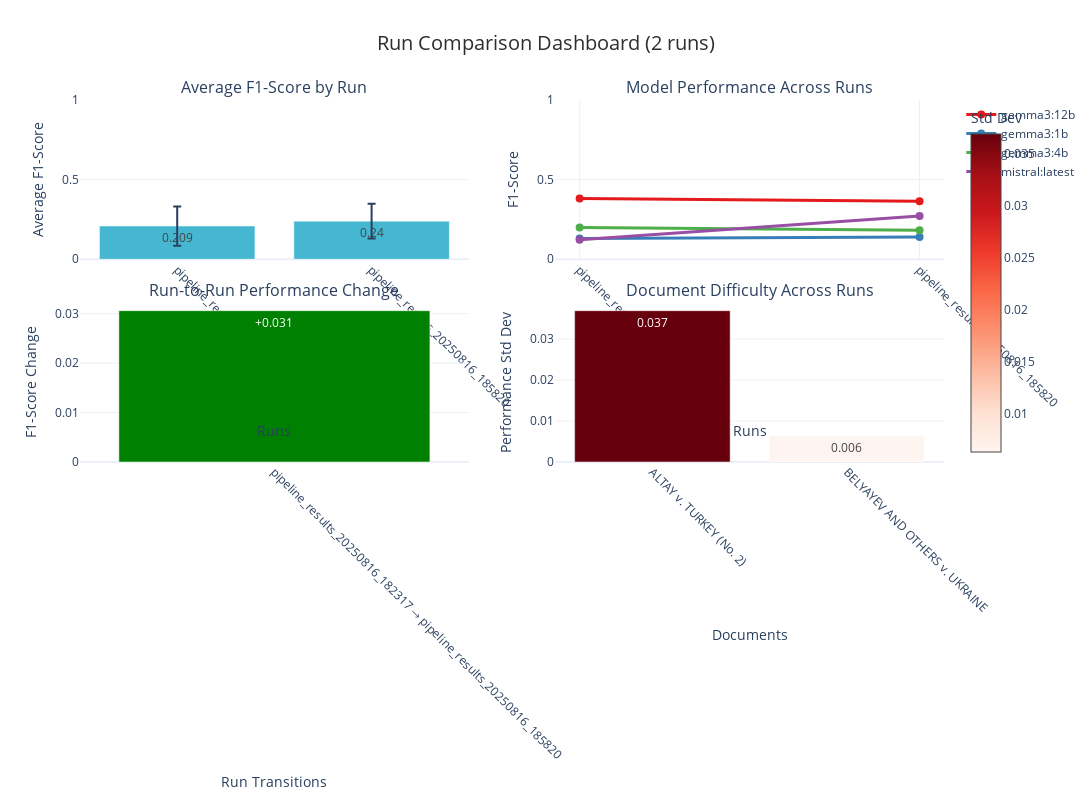
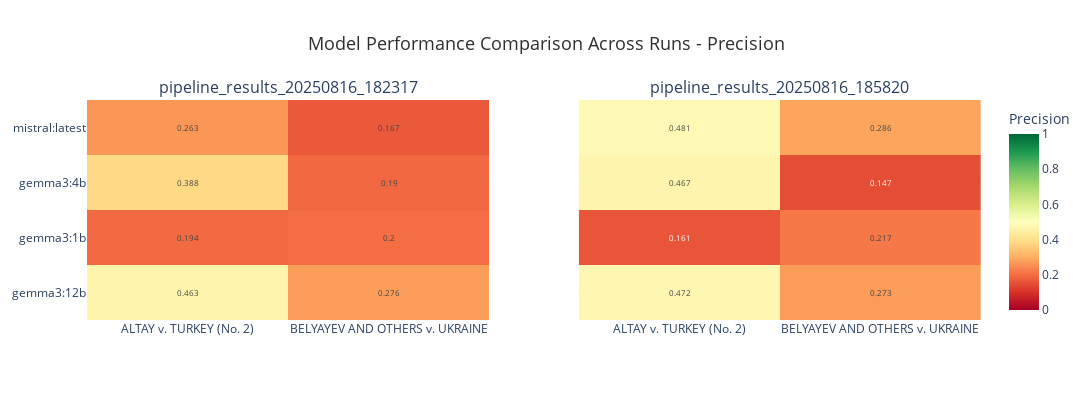
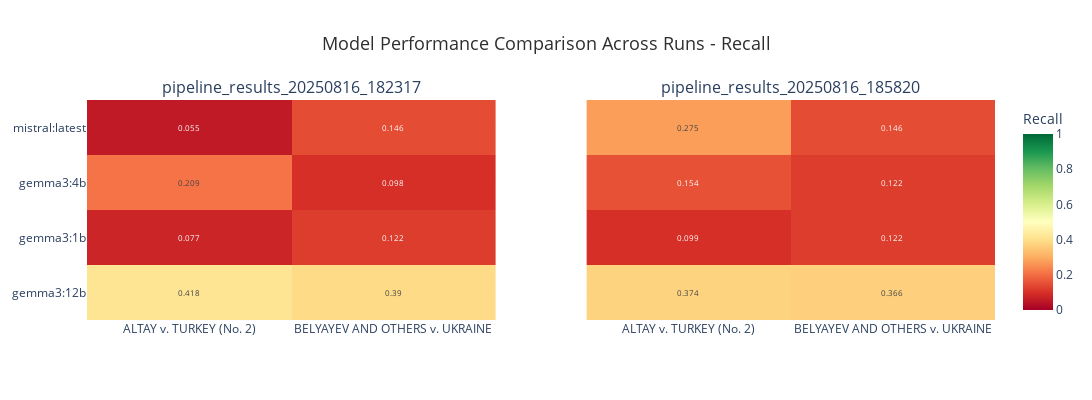

Write notebook code for charts like these, in order.
### Code cell
if 'df' in globals() and not df.empty:
    
    # 4. Run Comparison (if multiple runs selected)
    if len(df['run'].unique()) > 1:
        print("🔄 4. Run Comparison Dashboard")
        run_comparison = create_run_comparison_dashboard(df)
        if run_comparison:
            run_comparison.show()
    
    # 5. Additional Heatmaps for Precision and Recall
    print("📊 5. Additional Performance Heatmaps")
    
    # Filter for main visualization data (Overall + lenient)
    df_main = df[(df['annotation_type'] == 'Overall') & (df['evaluation_mode'] == 'lenient')].copy()
    
    # Precision heatmap
    precision_heatmap = create_performance_heatmap(df_main, 'precision', 'Precision')
    precision_heatmap.show()
    
    # Recall heatmap  
    recall_heatmap = create_performance_heatmap(df_main, 'recall', 'Recall')
    recall_heatmap.show()
    
    # 6. Summary Statistics Table
    print("\n" + "="*80)
    print("📊 PERFORMANCE SUMMARY")
    print("="*80)
    
    # Best model per document
    print("\n🏆 BEST MODEL PER DOCUMENT (by F1-Score):")
    best_per_doc = df.loc[df.groupby('document')['f1_score'].idxmax()][['document', 'model', 'f1_score', 'precision', 'recall']]
    best_per_doc = best_per_doc.sort_values('f1_score', ascending=False)
    display(best_per_doc)
    
    # Overall model ranking
    print("\n🥇 OVERALL MODEL RANKING:")
    model_ranking = df.groupby('model').agg({
        'f1_score': ['mean', 'std', 'min', 'max'],
        'precision': 'mean',
        'recall': 'mean',
        'document': 'count'
    }).round(4)
    model_ranking.columns = ['F1_Mean', 'F1_Std', 'F1_Min', 'F1_Max', 'Precision_Mean', 'Recall_Mean', 'Documents']
    model_ranking = model_ranking.sort_values('F1_Mean', ascending=False)
    display(model_ranking)
    
    # Document difficulty ranking
    print("\n📋 DOCUMENT DIFFICULTY RANKING (Hardest First):")
    doc_ranking = df.groupby('document').agg({
        'f1_score': ['mean', 'std', 'min', 'max'],
        'model': 'count'
    }).round(4)
    doc_ranking.columns = ['F1_Mean', 'F1_Std', 'F1_Min', 'F1_Max', 'Models_Tested']
    doc_ranking = doc_ranking.sort_values('F1_Mean', ascending=True)
    display(doc_ranking)
    
    if len(df['run'].unique()) > 1:
        print("\n🔄 RUN COMPARISON:")
        run_summary = df.groupby('run').agg({
            'f1_score': ['mean', 'std'],
            'precision': 'mean',
            'recall': 'mean',
            'model': 'nunique',
            'document': 'nunique'
        }).round(4)
        run_summary.columns = ['F1_Mean', 'F1_Std', 'Precision_Mean', 'Recall_Mean', 'Models', 'Documents']
        run_summary = run_summary.sort_values('F1_Mean', ascending=False)
        display(run_summary)
    
else:
    print("❌ Please load and process evaluation data first.")

### Figure 1 — Plotly figure (JSON) as saved in the notebook; plotly's stock layout.template omitted (floating-point values rounded to 4 significant figures)
{"data": [{"error_y": {"array": [0.1232, 0.109], "type": "data"}, "marker": {"color": "#45B7D1"}, "name": "F1-Score", "showlegend": false, "text": [0.209, 0.24], "textposition": "auto", "type": "bar", "x": ["pipeline_results_20250816_182317", "pipeline_results_20250816_185820"], "xaxis": "x", "y": [0.2089, 0.2395], "yaxis": "y"}, {"line": {"color": "rgb(228,26,28)", "width": 3}, "marker": {"size": 8}, "mode": "lines+markers", "name": "gemma3:12b", "showlegend": true, "type": "scatter", "x": ["pipeline_results_20250816_182317", "pipeline_results_20250816_185820"], "xaxis": "x2", "y": [0.3813, 0.3648], "yaxis": "y2"}, {"line": {"color": "rgb(55,126,184)", "width": 3}, "marker": {"size": 8}, "mode": "lines+markers", "name": "gemma3:1b", "showlegend": true, "type": "scatter", "x": ["pipeline_results_20250816_182317", "pipeline_results_20250816_185820"], "xaxis": "x2", "y": [0.1309, 0.1393], "yaxis": "y2"}, {"line": {"color": "rgb(77,175,74)", "width": 3}, "marker": {"size": 8}, "mode": "lines+markers", "name": "gemma3:4b", "showlegend": true, "type": "scatter", "x": ["pipeline_results_20250816_182317", "pipeline_results_20250816_185820"], "xaxis": "x2", "y": [0.2002, 0.1824], "yaxis": "y2"}, {"line": {"color": "rgb(152,78,163)", "width": 3}, "marker": {"size": 8}, "mode": "lines+markers", "name": "mistral:latest", "showlegend": true, "type": "scatter", "x": ["pipeline_results_20250816_182317", "pipeline_results_20250816_185820"], "xaxis": "x2", "y": [0.1234, 0.2716], "yaxis": "y2"}, {"marker": {"color": ["green"]}, "name": "Performance Change", "showlegend": false, "text": ["+0.031"], "textposition": "auto", "type": "bar", "x": ["pipeline_results_20250816_182317 → pipeline_results_20250816_185820"], "xaxis": "x3", "y": [0.0306], "yaxis": "y3"}, {"marker": {"color": [0.03691, 0.006365], "colorbar": {"title": {"text": "Std Dev"}}, "colorscale": [[0, "rgb(255,245,240)"], [0.125, "rgb(254,224,210)"], [0.25, "rgb(252,187,161)"], [0.375, "rgb(252,146,114)"], [0.5, "rgb(251,106,74)"], [0.625, "rgb(239,59,44)"], [0.75, "rgb(203,24,29)"], [0.875, "rgb(165,15,21)"], [1, "rgb(103,0,13)"]]}, "name": "Performance Variance", "showlegend": false, "text": [0.037, 0.006], "textposition": "auto", "type": "bar", "x": ["ALTAY v. TURKEY (No. 2)", "BELYAYEV AND OTHERS v. UKRAINE"], "xaxis": "x4", "y": [0.03691, 0.006365], "yaxis": "y4"}], "layout": {"annotations": [{"font": {"size": 16}, "showarrow": false, "text": "Average F1-Score by Run", "x": 0.225, "xanchor": "center", "xref": "paper", "y": 1, "yanchor": "bottom", "yref": "paper"}, {"font": {"size": 16}, "showarrow": false, "text": "Model Performance Across Runs", "x": 0.775, "xanchor": "center", "xref": "paper", "y": 1, "yanchor": "bottom", "yref": "paper"}, {"font": {"size": 16}, "showarrow": false, "text": "Run-to-Run Performance Change", "x": 0.225, "xanchor": "center", "xref": "paper", "y": 0.44, "yanchor": "bottom", "yref": "paper"}, {"font": {"size": 16}, "showarrow": false, "text": "Document Difficulty Across Runs", "x": 0.775, "xanchor": "center", "xref": "paper", "y": 0.44, "yanchor": "bottom", "yref": "paper"}], "height": 800, "title": {"font": {"color": "#2E2E2E", "size": 20}, "text": "Run Comparison Dashboard (2 runs)", "x": 0.5}, "width": 1400, "xaxis": {"anchor": "y", "domain": [0, 0.45], "tickangle": 45, "title": {"text": "Runs"}}, "xaxis2": {"anchor": "y2", "domain": [0.55, 1], "tickangle": 45, "title": {"text": "Runs"}}, "xaxis3": {"anchor": "y3", "domain": [0, 0.45], "tickangle": 45, "title": {"text": "Run Transitions"}}, "xaxis4": {"anchor": "y4", "domain": [0.55, 1], "tickangle": 45, "title": {"text": "Documents"}}, "yaxis": {"anchor": "x", "domain": [0.56, 1], "range": [0, 1], "title": {"text": "Average F1-Score"}}, "yaxis2": {"anchor": "x2", "domain": [0.56, 1], "range": [0, 1], "title": {"text": "F1-Score"}}, "yaxis3": {"anchor": "x3", "domain": [0, 0.44], "title": {"text": "F1-Score Change"}}, "yaxis4": {"anchor": "x4", "domain": [0, 0.44], "title": {"text": "Performance Std Dev"}}}}

### Figure 2 — Plotly figure (JSON) as saved in the notebook; plotly's stock layout.template omitted (floating-point values rounded to 4 significant figures)
{"data": [{"colorbar": {"title": {"text": "Precision"}}, "colorscale": [[0, "rgb(165,0,38)"], [0.1, "rgb(215,48,39)"], [0.2, "rgb(244,109,67)"], [0.3, "rgb(253,174,97)"], [0.4, "rgb(254,224,139)"], [0.5, "rgb(255,255,191)"], [0.6, "rgb(217,239,139)"], [0.7, "rgb(166,217,106)"], [0.8, "rgb(102,189,99)"], [0.9, "rgb(26,152,80)"], [1, "rgb(0,104,55)"]], "showscale": true, "text": [[0.463, 0.276], [0.194, 0.2], [0.388, 0.19], [0.263, 0.167]], "textfont": {"size": 8}, "texttemplate": "%{text}", "type": "heatmap", "x": ["ALTAY v. TURKEY (No. 2)", "BELYAYEV AND OTHERS v. UKRAINE"], "xaxis": "x", "y": ["gemma3:12b", "gemma3:1b", "gemma3:4b", "mistral:latest"], "yaxis": "y", "z": [[0.4634, 0.2759], [0.1944, 0.2], [0.3878, 0.1905], [0.2632, 0.1667]], "zmax": 1, "zmin": 0}, {"colorscale": [[0, "rgb(165,0,38)"], [0.1, "rgb(215,48,39)"], [0.2, "rgb(244,109,67)"], [0.3, "rgb(253,174,97)"], [0.4, "rgb(254,224,139)"], [0.5, "rgb(255,255,191)"], [0.6, "rgb(217,239,139)"], [0.7, "rgb(166,217,106)"], [0.8, "rgb(102,189,99)"], [0.9, "rgb(26,152,80)"], [1, "rgb(0,104,55)"]], "showscale": false, "text": [[0.472, 0.273], [0.161, 0.217], [0.467, 0.147], [0.481, 0.286]], "textfont": {"size": 8}, "texttemplate": "%{text}", "type": "heatmap", "x": ["ALTAY v. TURKEY (No. 2)", "BELYAYEV AND OTHERS v. UKRAINE"], "xaxis": "x2", "y": ["gemma3:12b", "gemma3:1b", "gemma3:4b", "mistral:latest"], "yaxis": "y2", "z": [[0.4722, 0.2727], [0.1607, 0.2174], [0.4667, 0.1471], [0.4808, 0.2857]], "zmax": 1, "zmin": 0}], "layout": {"annotations": [{"font": {"size": 16}, "showarrow": false, "text": "pipeline_results_20250816_182317", "x": 0.225, "xanchor": "center", "xref": "paper", "y": 1, "yanchor": "bottom", "yref": "paper"}, {"font": {"size": 16}, "showarrow": false, "text": "pipeline_results_20250816_185820", "x": 0.775, "xanchor": "center", "xref": "paper", "y": 1, "yanchor": "bottom", "yref": "paper"}], "height": 400, "title": {"font": {"color": "#2E2E2E", "size": 18}, "text": "Model Performance Comparison Across Runs - Precision", "x": 0.5}, "width": 1200, "xaxis": {"anchor": "y", "domain": [0, 0.45]}, "xaxis2": {"anchor": "y2", "domain": [0.55, 1]}, "yaxis": {"anchor": "x", "domain": [0, 1]}, "yaxis2": {"anchor": "x2", "domain": [0, 1], "matches": "y", "showticklabels": false}}}

### Figure 3 — Plotly figure (JSON) as saved in the notebook; plotly's stock layout.template omitted (floating-point values rounded to 4 significant figures)
{"data": [{"colorbar": {"title": {"text": "Recall"}}, "colorscale": [[0, "rgb(165,0,38)"], [0.1, "rgb(215,48,39)"], [0.2, "rgb(244,109,67)"], [0.3, "rgb(253,174,97)"], [0.4, "rgb(254,224,139)"], [0.5, "rgb(255,255,191)"], [0.6, "rgb(217,239,139)"], [0.7, "rgb(166,217,106)"], [0.8, "rgb(102,189,99)"], [0.9, "rgb(26,152,80)"], [1, "rgb(0,104,55)"]], "showscale": true, "text": [[0.418, 0.39], [0.077, 0.122], [0.209, 0.098], [0.055, 0.146]], "textfont": {"size": 8}, "texttemplate": "%{text}", "type": "heatmap", "x": ["ALTAY v. TURKEY (No. 2)", "BELYAYEV AND OTHERS v. UKRAINE"], "xaxis": "x", "y": ["gemma3:12b", "gemma3:1b", "gemma3:4b", "mistral:latest"], "yaxis": "y", "z": [[0.4176, 0.3902], [0.07692, 0.122], [0.2088, 0.09756], [0.05495, 0.1463]], "zmax": 1, "zmin": 0}, {"colorscale": [[0, "rgb(165,0,38)"], [0.1, "rgb(215,48,39)"], [0.2, "rgb(244,109,67)"], [0.3, "rgb(253,174,97)"], [0.4, "rgb(254,224,139)"], [0.5, "rgb(255,255,191)"], [0.6, "rgb(217,239,139)"], [0.7, "rgb(166,217,106)"], [0.8, "rgb(102,189,99)"], [0.9, "rgb(26,152,80)"], [1, "rgb(0,104,55)"]], "showscale": false, "text": [[0.374, 0.366], [0.099, 0.122], [0.154, 0.122], [0.275, 0.146]], "textfont": {"size": 8}, "texttemplate": "%{text}", "type": "heatmap", "x": ["ALTAY v. TURKEY (No. 2)", "BELYAYEV AND OTHERS v. UKRAINE"], "xaxis": "x2", "y": ["gemma3:12b", "gemma3:1b", "gemma3:4b", "mistral:latest"], "yaxis": "y2", "z": [[0.3736, 0.3659], [0.0989, 0.122], [0.1538, 0.122], [0.2747, 0.1463]], "zmax": 1, "zmin": 0}], "layout": {"annotations": [{"font": {"size": 16}, "showarrow": false, "text": "pipeline_results_20250816_182317", "x": 0.225, "xanchor": "center", "xref": "paper", "y": 1, "yanchor": "bottom", "yref": "paper"}, {"font": {"size": 16}, "showarrow": false, "text": "pipeline_results_20250816_185820", "x": 0.775, "xanchor": "center", "xref": "paper", "y": 1, "yanchor": "bottom", "yref": "paper"}], "height": 400, "title": {"font": {"color": "#2E2E2E", "size": 18}, "text": "Model Performance Comparison Across Runs - Recall", "x": 0.5}, "width": 1200, "xaxis": {"anchor": "y", "domain": [0, 0.45]}, "xaxis2": {"anchor": "y2", "domain": [0.55, 1]}, "yaxis": {"anchor": "x", "domain": [0, 1]}, "yaxis2": {"anchor": "x2", "domain": [0, 1], "matches": "y", "showticklabels": false}}}
